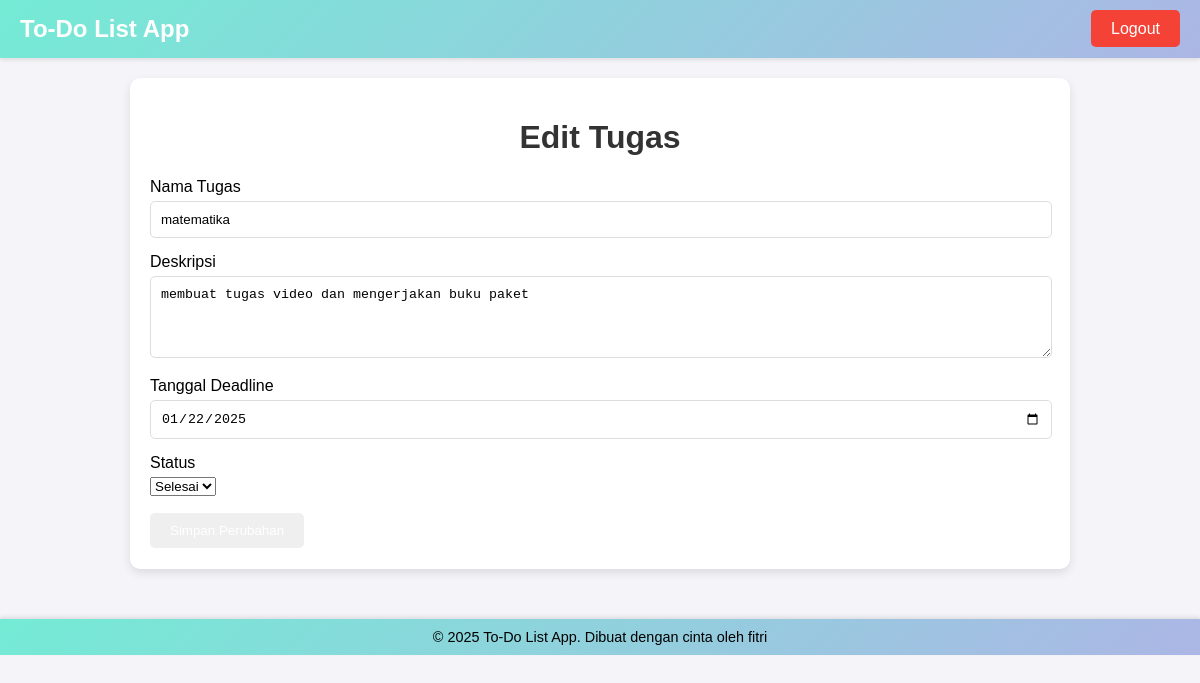
Screenshot of /project_todolist/edit_tugas.php?id_tugas=124 (signed in) with the database file from the repository.
### tables this page shows
CREATE TABLE `tugas` (
  `id_tugas` int NOT NULL,
  `id_user` int NOT NULL,
  `nama_tugas` varchar(255) NOT NULL,
  `deskripsi` text NOT NULL,
  `status_tugas` enum('belum','selesai') DEFAULT 'belum',
  `tanggal_dibuat` timestamp NOT NULL DEFAULT CURRENT_TIMESTAMP,
  `tanggal_deadline` timestamp NULL DEFAULT NULL
);

### project_todolist/edit_tugas.php (the view, shortened to what this page needs)
<?php
require 'auth.php';
$id_user = $_SESSION['id_user'];
$id_tugas = $_GET['id_tugas'];
$query = "SELECT * FROM tugas WHERE id_tugas = ? AND id_user = ?";
$stmt = $koneksi->prepare($query);
$stmt->bind_param('ii', $id_tugas, $id_user);
$stmt->execute();
$result = $stmt->get_result();
$tugas = $result->fetch_assoc();
?>
<!DOCTYPE html>
<html lang="id">
<head>
</head>
<body>
    <?php include 'header.php'; ?>
    <div class="container">
        <h1>Edit Tugas</h1>
        <form method="POST" action="">
            <div class="form-group">
                <label for="nama_tugas">Nama Tugas</label>
                <input type="text" id="nama_tugas" name="nama_tugas" value="<?php echo htmlspecialchars($tugas['nama_tugas']); ?>" required>
            </div>
            <div class="form-group">
                <label for="deskripsi">Deskripsi</label>
                <textarea id="deskripsi" name="deskripsi" rows="4"><?php echo htmlspecialchars($tugas['deskripsi']); ?></textarea>
            </div>
            <div class="form-group">
                <label for="tanggal_deadline">Tanggal Deadline</label>
                <input type="date" id="tanggal_deadline" name="tanggal_deadline" value="<?php echo htmlspecialchars(date('Y-m-d', strtotime($tugas['tanggal_deadline']))); ?>" required>
            </div>
            <div class="form-group">
                <label for="status_tugas">Status</label>
                <select id="status_tugas" name="status_tugas" required>
                    <option value="selesai" <?php echo ($tugas['status_tugas'] === 'selesai') ? 'selected' : ''; ?>>Selesai</option>
                </select>
            </div>
            <button type="submit" name="update_tugas" class="btn">Simpan Perubahan</button>
            <a href="dashboard.php" class="btn">Batal</a>
        </form>
    </div>
    <?php include 'footer.php'; ?>
</body>
</html>

### project_todolist/dashboard.css (style rules this page uses)
body { font-family: Arial, sans-serif; background: #f0f4f8; margin: 0; padding: 0; }
.container { max-width: 900px; margin: 20px auto; background: #fff; padding: 20px; border-radius: 10px; box-shadow: 0 4px 10px rgba(0, 0, 0, 0.1); }
h1 { text-align: center; color: #333; }
.btn { display: inline-block; padding: 10px 20px; color: #fff; border: none; border-radius: 5px; cursor: pointer; text-decoration: none; }
.form-group { margin-bottom: 15px; padding-right: 20px; }
.form-group label { display: block; margin-bottom: 5px; }
.form-group input, .form-group textarea { width: 100%; padding: 10px; border: 1px solid #ddd; border-radius: 5px; }

### project_todolist/header.php (style rules this page uses)
body { font-family: Arial, sans-serif; margin: 0; padding: 0; background-color: #f4f4f9; }

### rows the page displays
tugas: nama_tugas "matematika", deskripsi "membuat tugas video dan mengerjakan buku paket", tanggal_deadline "01/22/2025", status_tugas "Selesai"
